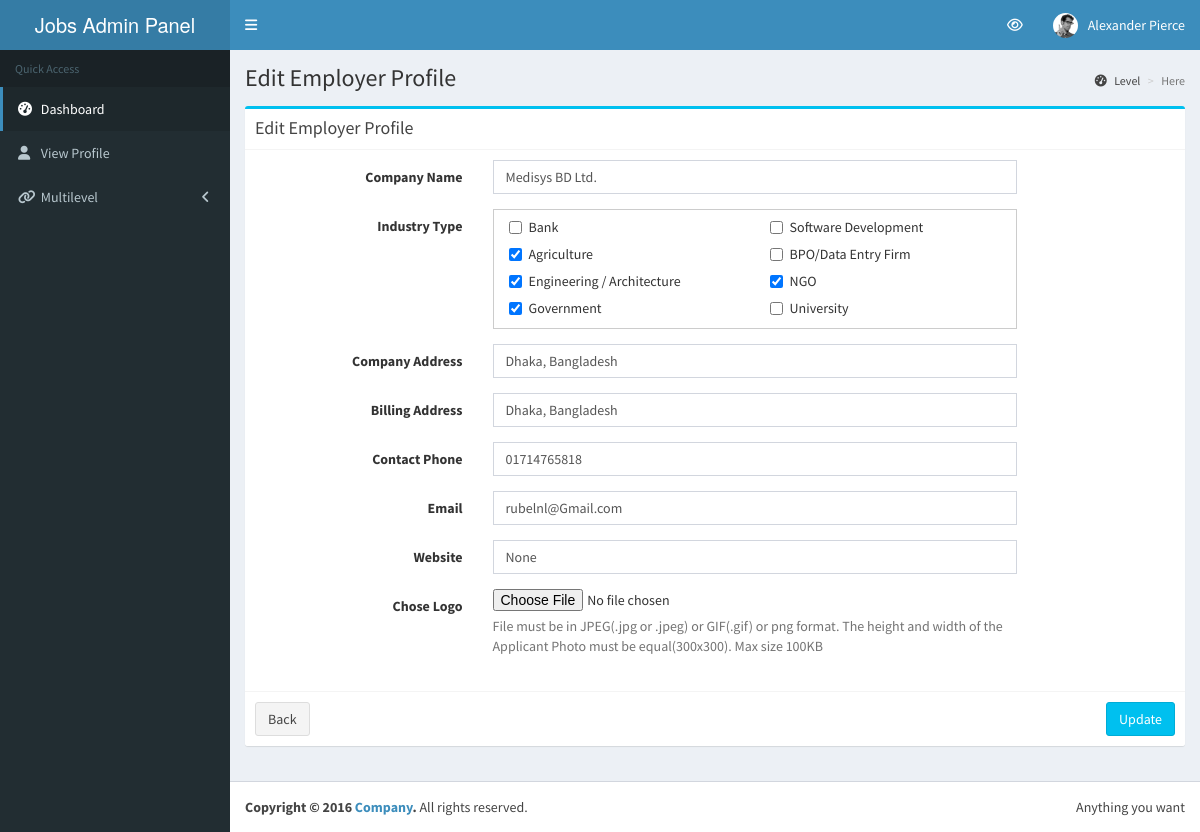
The app's page /employer/update-profile/1 with its own data.
### employer_app/models/employer.py (models this page shows)
class Employer(models.Model):
    user_name = models.CharField(max_length=20, default="", null=False)
    user_pass = models.CharField(max_length=12, default="", null=False)
    company_name = models.CharField(max_length=200, default="", null=False)
    contact_person = models.CharField(max_length=200, default="", null=True)
    industry_type = models.ManyToManyField("jobpost_app.Industry")  # Foreign Key
    country = None
    city = None
    company_address = models.CharField(max_length=300, default="", null=False)
    billing_address = models.CharField(max_length=300, default="", null=False)
    contact_phone = models.CharField(max_length=13, default="", null=False)
    contact_email = models.CharField(max_length=100, default="", null=False)
    website = models.CharField(max_length=200, default="", null=True)

### jobpost_app/models/industry.py (models this page shows)
class Industry(models.Model):
  name = models.CharField(max_length=200, default="")
  slug = models.CharField(max_length=250, default="", unique=True)
  description = models.CharField(max_length=400, default="")
  create_by = models.CharField(max_length=20, default="")
  create_date = models.DateTimeField(auto_now_add=True, null=True)
  update_by = models.CharField(max_length=20, default="")
  update_date = models.DateTimeField(auto_now=True, null=True)
  active = models.BooleanField(default=True)

### employer_app/views/employer_view.py (the view, shortened to what this page needs)
# urls.py: url(r'^update-profile/(?P<emp_id>[0-9]*)$', EmployerCrud.as_view(), name='upd-profile'),
class EmployerCrud(View):
    template = 'employer_app/edit_employer_profile.html'
    industries = JobModels.Industry.objects.all()
    def get(self, request, emp_id=None):
        if emp_id:
            emp = EmpModels.Employer.objects.get(pk=1)
            context = {'title': 'Edit Employer Profile', 'emp': emp, 'industries': self.industries}
            return render(request, self.template, context)
        else:
            return render(request, self.template)

### jobpost_app/context_processors.py (called while the page is built)
def site_settings(request):
    try:
        site_sets = models.SiteSetting.objects.get(pk=1)
    except models.SiteSetting.DoesNotExist:
        site_sets = None
    return {'site_sets': site_sets, 'title': 'Site Settings'}

### employer_app/templates/employer_app/edit_employer_profile.html (shortened to what this page needs)
{% extends "templates_app/backend/base.html" %}
{% load staticfiles %}
{% block left_sidebar %}
  {% include "./sidebar_menu.html" %}
{% endblock left_sidebar %}
{% block content %}
<div class="row">
  <div class="col-md-12">
    <div class="box box-info">
        <div class="box-header with-border">
          <h3 class="box-title">{{title}}</h3>
        </div>
        <form class="form-horizontal" method="POST" action="{% url 'employer_app:upd-profile' 1 %}">
          <div class="box-body">
            <div class="form-group">
              <label for="" class="col-md-3 control-label">Company Name</label>
              <div class="col-md-7">
                <input type="text" name="com_name" value="{{emp.company_name}}" class="form-control" placeholder="Company Name">
              </div>
            </div>
            <div class="form-group">
              <label class="col-md-3 control-label">Industry Type</label>
				 <div class="col-md-7">
				   <div class="row">
				      <div class="col-md-12">
				         <div class="row" style="height:120px;border:1px solid #ccc;margin:0;padding:0px ;overflow-y:auto;">
						 {% with inds_type=emp.industry_type.all %}
							{% for industry in industries %}
				            <div class="col-md-6">
				                <div class="checkbox">
				                  <label>
				                    <input type="checkbox" name="industry_type" value="{{industry.id}}"
									    {% for c in inds_type %}
											{% if c.id == industry.id %}
												checked
											{% endif %}
										{% endfor %}
									> {{industry.name}}
				                  </label>
				                </div>
				            </div>
							{% endfor %}
						 {% endwith %}
				        </div>
				        </div>
				    </div>
				</div>
            </div>
            <div class="form-group">
              <label for="" class="col-md-3 control-label">Company Address</label>
              <div class="col-md-7">
                <input type="text" name="com_address" value="{{emp.company_address}}" class="form-control" placeholder="Company Address">
              </div>
            </div>
            <div class="form-group">
              <label for="" class="col-md-3 control-label">Billing Address</label>
              <div class="col-md-7">
                <input type="text" name="billing_address" value="{{emp.billing_address}}"  class="form-control" placeholder="Billing Address">
              </div>
            </div>
            <div class="form-group">
              <label for="" class="col-md-3 control-label">Contact Phone</label>
              <div class="col-md-7">
                <input type="text" name="contact_phone" value="{{emp.contact_phone}}" class="form-control" placeholder="88017XX XXX XXX">
              </div>
            </div>
            <div class="form-group">
              <label for="" class="col-md-3 control-label">Email</label>
              <div class="col-md-7">
                <input type="text" name="contact_email" value="{{emp.contact_email}}" class="form-control" placeholder="xxx@mail.com">
              </div>
            </div>
            <div class="form-group">
              <label for="" class="col-md-3 control-label">Website</label>
              <div class="col-md-7">
                <input type="text" name="website" value="{{emp.website}}" class="form-control" placeholder="http://www.xxx.com">
              </div>
            </div>
            <div class="form-group">
              <label for="" class="col-md-3 control-label">Chose Logo</label>
              <div class="col-md-7">
                <input type="file" id="exampleInputFile">
                <p class="help-block">
                	File must be in JPEG(.jpg or .jpeg) or GIF(.gif) or png format.
					The height and width of the Applicant Photo must be equal(300x300). Max size 100KB
				</p>
              </div>
            </div>
          </div>
          <div class="box-footer">
            <button type="submit" class="btn btn-default">Back</button>
            <button type="submit" class="btn btn-info pull-right">Update</button>
          </div>
        </form>
      </div>
  </div>
</div>
{% endblock content %}

### records on screen
Employer: com_name "Medisys BD Ltd.", com_address "Dhaka, Bangladesh", billing_address "Dhaka, Bangladesh", contact_phone "01714765818", contact_email "rubelnl@Gmail.com", website "None"
Industry: name "Bank"
Industry: name "Software Development"
Industry: industry_type "☑", name "Agriculture"
Industry: name "BPO/Data Entry Firm"
Industry: industry_type "☑", name "Engineering / Architecture"
Industry: industry_type "☑", name "NGO"
Industry: industry_type "☑", name "Government"
Industry: name "University"

### other values on screen
{{ title }} "Edit Employer Profile"
